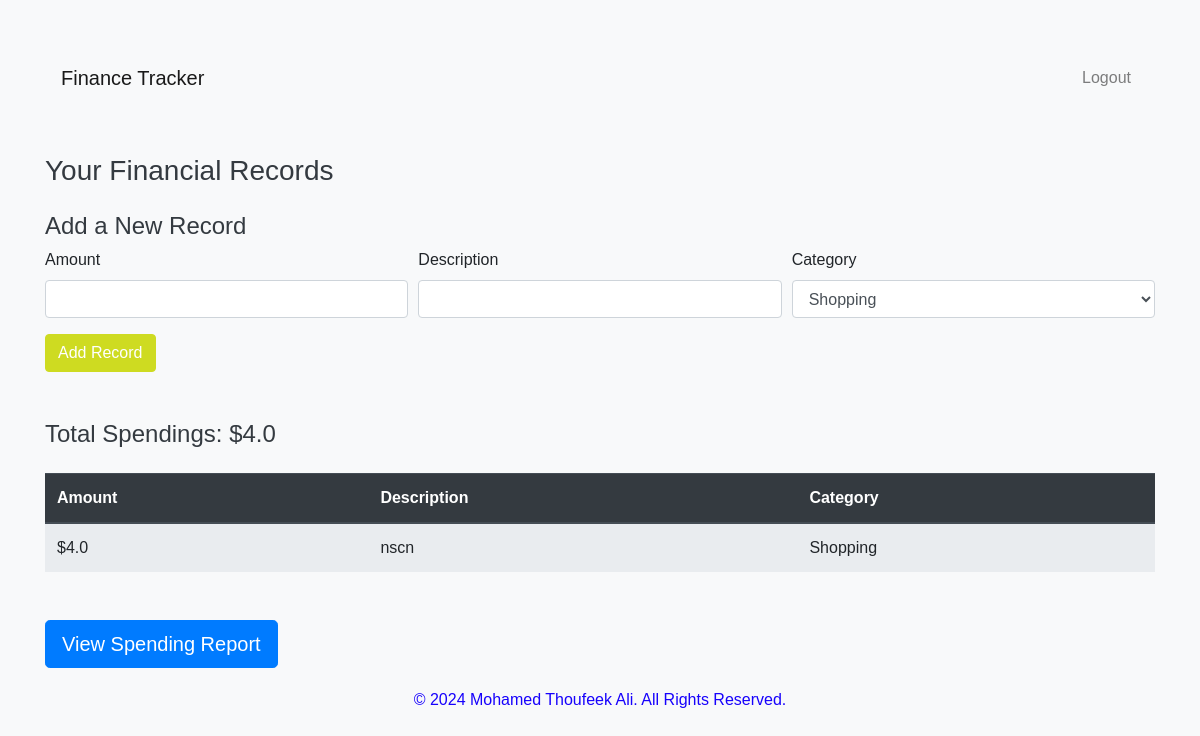
The page /dashboard (signed in) on the database as committed earlier.
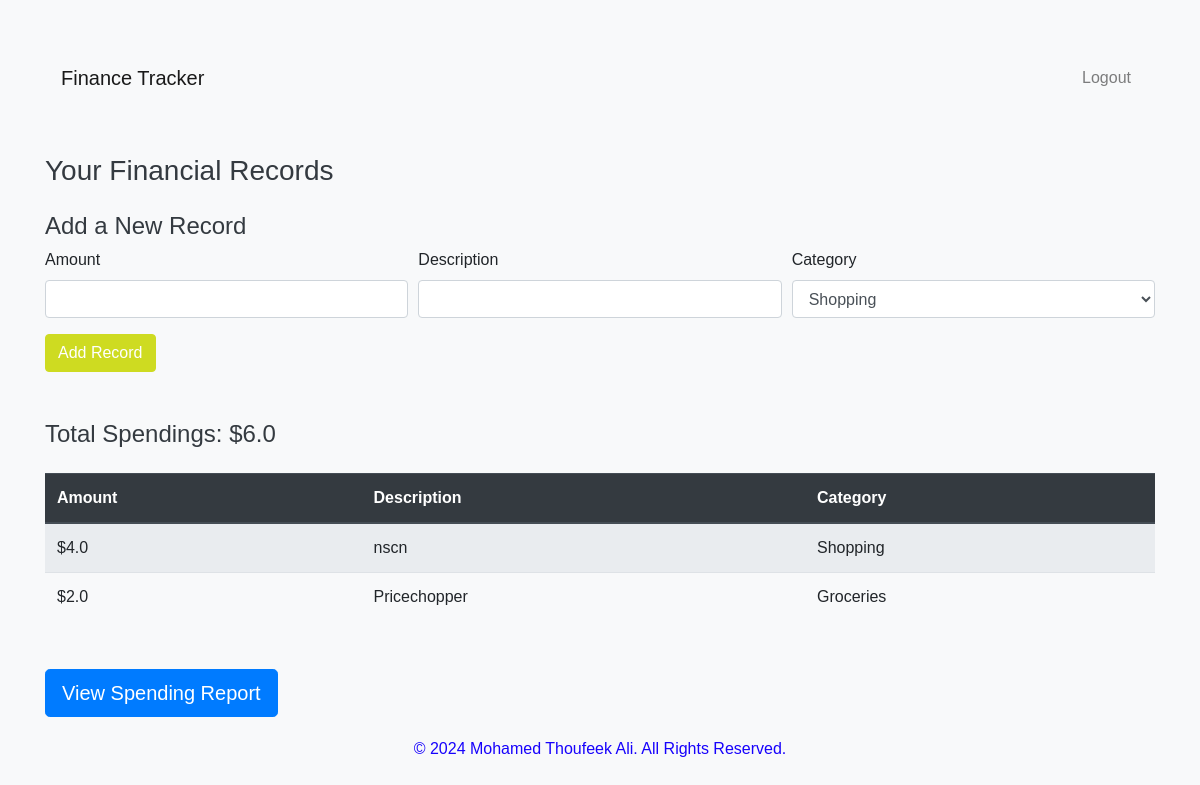
The same page on the database as committed later.
### app.py (models this page shows)
class FinanceRecord(db.Model):
    id = db.Column(db.Integer, primary_key=True)
    amount = db.Column(db.Float, nullable=False)
    description = db.Column(db.String(150), nullable=False)
    category = db.Column(db.String(50), nullable=False)
    date_added = db.Column(db.DateTime, default=datetime.utcnow)
    user_id = db.Column(db.Integer, db.ForeignKey('user.id'), nullable=False)
    user = db.relationship('User', backref='records')

### app.py (the view)
@app.route('/dashboard')
@login_required
def dashboard():
    records = FinanceRecord.query.filter_by(user_id=current_user.id).all()
    total_spendings = sum(record.amount for record in records)
    return render_template('dashboard.html', records=records, total_spendings=total_spendings)

### app.py (called while the page is built)
@login_manager.user_loader
def load_user(user_id):
    return User.query.get(int(user_id))

### templates/dashboard.html (shortened to what this page needs)
{% extends 'base.html' %}
{% block content %}
<h3 class="mt-5">Your Financial Records</h3>
<form method="POST" action="{{ url_for('add_record') }}" class="mt-4">
    <h4>Add a New Record</h4>
    <div class="form-row">
        <div class="form-group col-md-4">
            <label for="amount">Amount</label>
            <input type="number" name="amount" class="form-control" required>
        </div>
        <div class="form-group col-md-4">
            <label for="description">Description</label>
            <input type="text" name="description" class="form-control" required>
        </div>
        <div class="form-group col-md-4">
            <label for="category">Category</label>
            <select name="category" class="form-control" required>
                <option value="Shopping">Shopping</option>
            </select>
        </div>
    </div>
    <button type="submit" class="btn btn-success">Add Record</button>
</form>
<h4 class="mt-5">Total Spendings: ${{ total_spendings }}</h4>
<table class="table table-striped mt-4">
    <thead class="thead-dark">
        <tr>
            <th>Amount</th>
            <th>Description</th>
            <th>Category</th>
        </tr>
    </thead>
    <tbody>
        {% for record in records %}
            <tr>
                <td>${{ record.amount }}</td>
                <td>{{ record.description }}</td>
                <td>{{ record.category }}</td>
            </tr>
        {% endfor %}
    </tbody>
</table>
<div class="mt-5">
    <a href="{{ url_for('report') }}" class="btn btn-primary btn-lg">View Spending Report</a>
</div>
{% endblock %}

Rows that differ between the two databases and show on the page:
added FinanceRecord: amount "2.0", description "Pricechopper", category "Groceries"
Other text that changed with them:
{{ total_spendings }}: "4.0" → "6.0"
